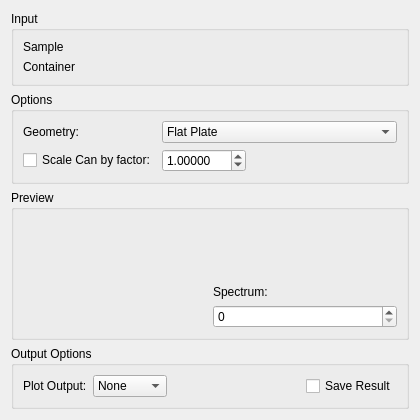
<?xml version="1.0" encoding="UTF-8"?>
<ui version="4.0">
  <class>ContainerSubtraction</class>
  <widget class="QWidget" name="ContainerSubtraction">
    <property name="geometry">
      <rect>
        <x>0</x>
        <y>0</y>
        <width>420</width>
        <height>420</height>
      </rect>
    </property>
    <property name="windowTitle">
      <string>Form</string>
    </property>
    <layout class="QVBoxLayout" name="verticalLayout_2">
      <item>
        <widget class="QGroupBox" name="fileInput">
          <property name="title">
            <string>Input</string>
          </property>
          <layout class="QGridLayout" name="gbTest">
            <item row="0" column="0">
              <widget class="QLabel" name="sampleLabel">
                <property name="sizePolicy">
                  <sizepolicy hsizetype="Fixed" vsizetype="Preferred">
                    <horstretch>0</horstretch>
                    <verstretch>0</verstretch>
                  </sizepolicy>
                </property>
                <property name="text">
                  <string>Sample</string>
                </property>
              </widget>
            </item>
            <item row="1" column="0">
              <widget class="QLabel" name="containerLabel">
                <property name="sizePolicy">
                  <sizepolicy hsizetype="Fixed" vsizetype="Preferred">
                    <horstretch>0</horstretch>
                    <verstretch>0</verstretch>
                  </sizepolicy>
                </property>
                <property name="text">
                  <string>Container</string>
                </property>
              </widget> 
            </item>
            <item row="0" column="1">
                <widget class="MantidQt::MantidWidgets::DataSelector" name="dsSample" native="true">
                  <property name="sizePolicy">
                    <sizepolicy hsizetype="Minimum" vsizetype="Fixed">
                      <horstretch>0</horstretch>
                      <verstretch>0</verstretch>
                    </sizepolicy>
                  </property>
                  <property name="autoLoad" stdset="0">
                    <bool>true</bool>
                  </property>
                  <property name="workspaceSuffixes" stdset="0">
                    <stringlist>
                      <string>_red</string>
                      <string>_sqw</string>
                    </stringlist>
                  </property>
                  <property name="fileBrowserSuffixes" stdset="0">
                    <stringlist>
                      <string>_red.nxs</string>
                      <string>_sqw.nxs</string>
                    </stringlist>
                  </property>
                  <property name="showLoad" stdset="0">
                    <bool>false</bool>
                  </property>
                </widget>
            </item>
            <item row="1" column="1">
                <widget class="MantidQt::MantidWidgets::DataSelector" name="dsContainer" native="true">
                  <property name="sizePolicy">
                    <sizepolicy hsizetype="Minimum" vsizetype="Fixed">
                      <horstretch>0</horstretch>
                      <verstretch>0</verstretch>
                    </sizepolicy>
                  </property>
                  <property name="autoLoad" stdset="0">
                    <bool>true</bool>
                  </property>
                  <property name="workspaceSuffixes" stdset="0">
                    <stringlist>
                      <string>_red</string>
                      <string>_sqw</string>
                    </stringlist>
                  </property>
                  <property name="fileBrowserSuffixes" stdset="0">
                    <stringlist>
                      <string>_red.nxs</string>
                      <string>_sqw.nxs</string>
                    </stringlist>
                  </property>
                  <property name="showLoad" stdset="0">
                    <bool>false</bool>
                  </property>
                </widget>
            </item>
          </layout>
        </widget>
      </item>
      <item>
        <widget class="QGroupBox" name="gbOptions">
          <property name="title">
            <string>Options</string>
          </property>
          <layout class="QGridLayout" name="gridLayout">
            <item row="0" column="1">
              <widget class="QComboBox" name="cbGeometry">
                <item>
                  <property name="text">
                    <string>Flat Plate</string>
                  </property>
                </item>
                <item>
                  <property name="text">
                    <string>Cylinder</string>
                  </property>
                </item>
                <item>
                  <property name="text">
                    <string>Annulus</string>
                  </property>
                </item>
              </widget>
            </item>
            <item row="0" column="0">
              <widget class="QLabel" name="lbGeometry">
                <property name="text">
                  <string>Geometry:</string>
                </property>
              </widget>
            </item>
            <item row="1" column="0">
              <widget class="QCheckBox" name="ckScaleCan">
                <property name="text">
                  <string>Scale Can by factor:</string>
                </property>
                <property name="checked">
                  <bool>false</bool>
                </property>
              </widget>
            </item>
            <item row="1" column="1">
              <layout class="QHBoxLayout" name="loScaleFactor">
                <item>
                  <widget class="QDoubleSpinBox" name="spCanScale">
                    <property name="decimals">
                      <number>5</number>
                    </property>
                    <property name="maximum">
                      <double>999.990000000000009</double>
                    </property>
                    <property name="singleStep">
                      <double>0.100000000000000</double>
                    </property>
                    <property name="value">
                      <double>1.000000000000000</double>
                    </property>
                  </widget>
                </item>
                <item>
                  <spacer name="horizontalSpacer">
                    <property name="orientation">
                      <enum>Qt::Horizontal</enum>
                    </property>
                    <property name="sizeHint" stdset="0">
                      <size>
                        <width>40</width>
                        <height>20</height>
                      </size>
                    </property>
                  </spacer>
                </item>
              </layout>
            </item>
          </layout>
        </widget>
      </item>
      <item>
        <widget class="QGroupBox" name="gbPreview">
          <property name="title">
            <string>Preview</string>
          </property>
          <layout class="QHBoxLayout" name="horizontalLayout_11">
            <item>
              <widget class="MantidQt::MantidWidgets::PreviewPlot" name="ppPreview" native="true">
                <property name="canvasColour" stdset="0">
                  <color>
                    <red>255</red>
                    <green>255</green>
                    <blue>255</blue>
                  </color>
                </property>
                <property name="showLegend" stdset="0">
                  <bool>true</bool>
                </property>
              </widget>
            </item>
            <item>
              <layout class="QVBoxLayout" name="loPlotOptions">
                <item>
                  <spacer name="verticalSpacer_0">
                    <property name="orientation">
                      <enum>Qt::Vertical</enum>
                    </property>
                    <property name="sizeHint" stdset="0">
                      <size>
                        <width>20</width>
                        <height>40</height>
                      </size>
                    </property>
                  </spacer>
                </item>
                <item>
                  <widget class="QLabel" name="lbPreviewSpec">
                    <property name="text">
                      <string>Spectrum:</string>
                    </property>
                  </widget>
                </item>
                <item>
                  <widget class="QSpinBox" name="spPreviewSpec"/>
                </item>
              </layout>
            </item>
          </layout>
        </widget>
      </item>
      <item>
        <widget class="QGroupBox" name="gbOutput">
          <property name="title">
            <string>Output Options</string>
          </property>
          <layout class="QHBoxLayout" name="horizontalLayout">
            <item>
              <widget class="QLabel" name="lbPlotOutput">
                <property name="sizePolicy">
                  <sizepolicy hsizetype="Maximum" vsizetype="Preferred">
                    <horstretch>0</horstretch>
                    <verstretch>0</verstretch>
                  </sizepolicy>
                </property>
                <property name="text">
                  <string>Plot Output:</string>
                </property>
              </widget>
            </item>
            <item>
              <widget class="QComboBox" name="cbPlotOutput">
                <item>
                  <property name="text">
                    <string>None</string>
                  </property>
                </item>
                <item>
                  <property name="text">
                    <string>Contour</string>
                  </property>
                </item>
                <item>
                  <property name="text">
                    <string>Spectra</string>
                  </property>
                </item>
                <item>
                  <property name="text">
                    <string>Both</string>
                  </property>
                </item>
              </widget>
            </item>
            <item>
              <spacer name="horizontalSpacer_1">
                <property name="orientation">
                  <enum>Qt::Horizontal</enum>
                </property>
                <property name="sizeHint" stdset="0">
                  <size>
                    <width>40</width>
                    <height>20</height>
                  </size>
                </property>
              </spacer>
            </item>
            <item>
              <widget class="QCheckBox" name="ckSave">
                <property name="text">
                  <string>Save Result</string>
                </property>
              </widget>
            </item>
          </layout>
        </widget>
      </item>
    </layout>
  </widget>
  <customwidgets>
    <customwidget>
      <class>MantidQt::MantidWidgets::DataSelector</class>
      <extends>QWidget</extends>
      <header>MantidQtMantidWidgets/DataSelector.h</header>
    </customwidget>
    <customwidget>
      <class>MantidQt::MantidWidgets::PreviewPlot</class>
      <extends>QWidget</extends>
      <header>MantidQtMantidWidgets/PreviewPlot.h</header>
      <container>1</container>
    </customwidget>
  </customwidgets>
  <resources/>
  <connections>
    <connection>
      <sender>ckUseCan</sender>
      <signal>toggled(bool)</signal>
      <receiver>ckScaleCan</receiver>
      <slot>setEnabled(bool)</slot>
      <hints>
        <hint type="sourcelabel">
          <x>50</x>
          <y>111</y>
        </hint>
        <hint type="destinationlabel">
          <x>61</x>
          <y>142</y>
        </hint>
      </hints>
    </connection>
    <connection>
      <sender>ckScaleCan</sender>
      <signal>toggled(bool)</signal>
      <receiver>spCanScale</receiver>
      <slot>setEnabled(bool)</slot>
      <hints>
        <hint type="sourcelabel">
          <x>133</x>
          <y>143</y>
        </hint>
        <hint type="destinationlabel">
          <x>251</x>
          <y>147</y>
        </hint>
      </hints>
    </connection>
    <connection>
      <sender>ckUseCan</sender>
      <signal>toggled(bool)</signal>
      <receiver>dsContainer</receiver>
      <slot>setEnabled(bool)</slot>
      <hints>
        <hint type="sourcelabel">
          <x>119</x>
          <y>114</y>
        </hint>
        <hint type="destinationlabel">
          <x>324</x>
          <y>114</y>
        </hint>
      </hints>
    </connection>
    <connection>
      <sender>ckUseCorrections</sender>
      <signal>toggled(bool)</signal>
      <receiver>dsCorrections</receiver>
      <slot>setEnabled(bool)</slot>
      <hints>
        <hint type="sourcelabel">
          <x>119</x>
          <y>167</y>
        </hint>
        <hint type="destinationlabel">
          <x>324</x>
          <y>167</y>
        </hint>
      </hints>
    </connection>
  </connections>
</ui>
